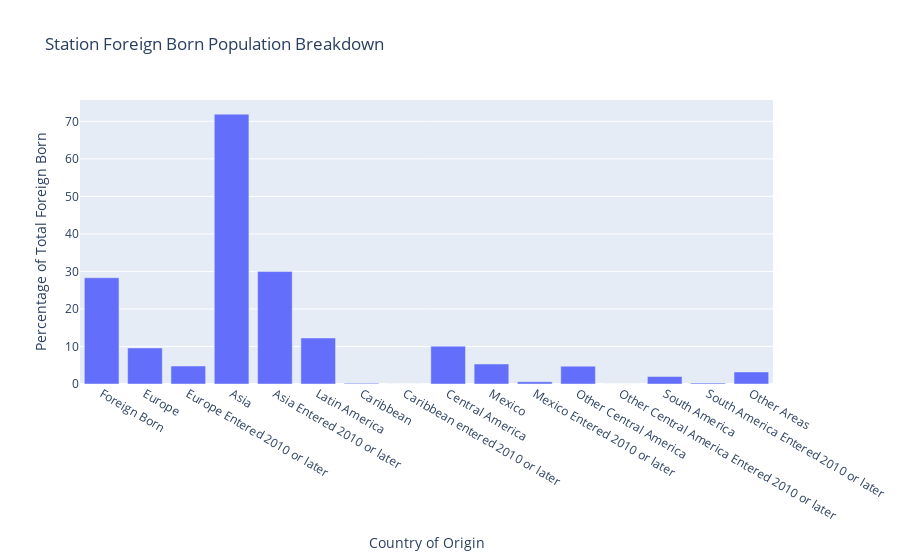

The notebook cell saved with this chart:
### Code cell
stn_chart19(stop = delmar)

### Figure 1 — Plotly figure (JSON) as saved in the notebook; plotly's stock layout.template omitted (floating-point values rounded to 4 significant figures)
{"data": [{"alignmentgroup": "True", "hovertemplate": "Country of Origin=%{x}<br>Percentage of Total Foreign Born=%{y}<extra></extra>", "legendgroup": "", "marker": {"color": "#636efa", "pattern": {"shape": ""}}, "name": "", "offsetgroup": "", "orientation": "v", "showlegend": false, "textposition": "auto", "type": "bar", "x": ["Foreign Born", "Europe", "Europe Entered 2010 or later", "Asia", "Asia Entered 2010 or later", "Latin America", "Caribbean", "Caribbean entered 2010 or later", "Central America", "Mexico", "Mexico Entered 2010 or later", "Other Central America", "Other Central America Entered 2010 or later", "South America", "South America Entered 2010 or later", "Other Areas"], "xaxis": "x", "y": [28.32, 9.602, 4.785, 71.9, 29.96, 12.27, 0.1927, 0, 10.08, 5.331, 0.6101, 4.753, 0, 1.991, 0.2569, 3.211], "yaxis": "y"}], "layout": {"autosize": true, "barmode": "relative", "legend": {"tracegroupgap": 0}, "title": {"text": "Station Foreign Born Population Breakdown"}, "xaxis": {"anchor": "y", "autorange": true, "domain": [0, 1], "range": [-0.5, 15.5], "title": {"text": "Country of Origin"}, "type": "category"}, "yaxis": {"anchor": "x", "autorange": true, "domain": [0, 1], "range": [0, 75.69], "title": {"text": "Percentage of Total Foreign Born"}, "type": "linear"}}}
